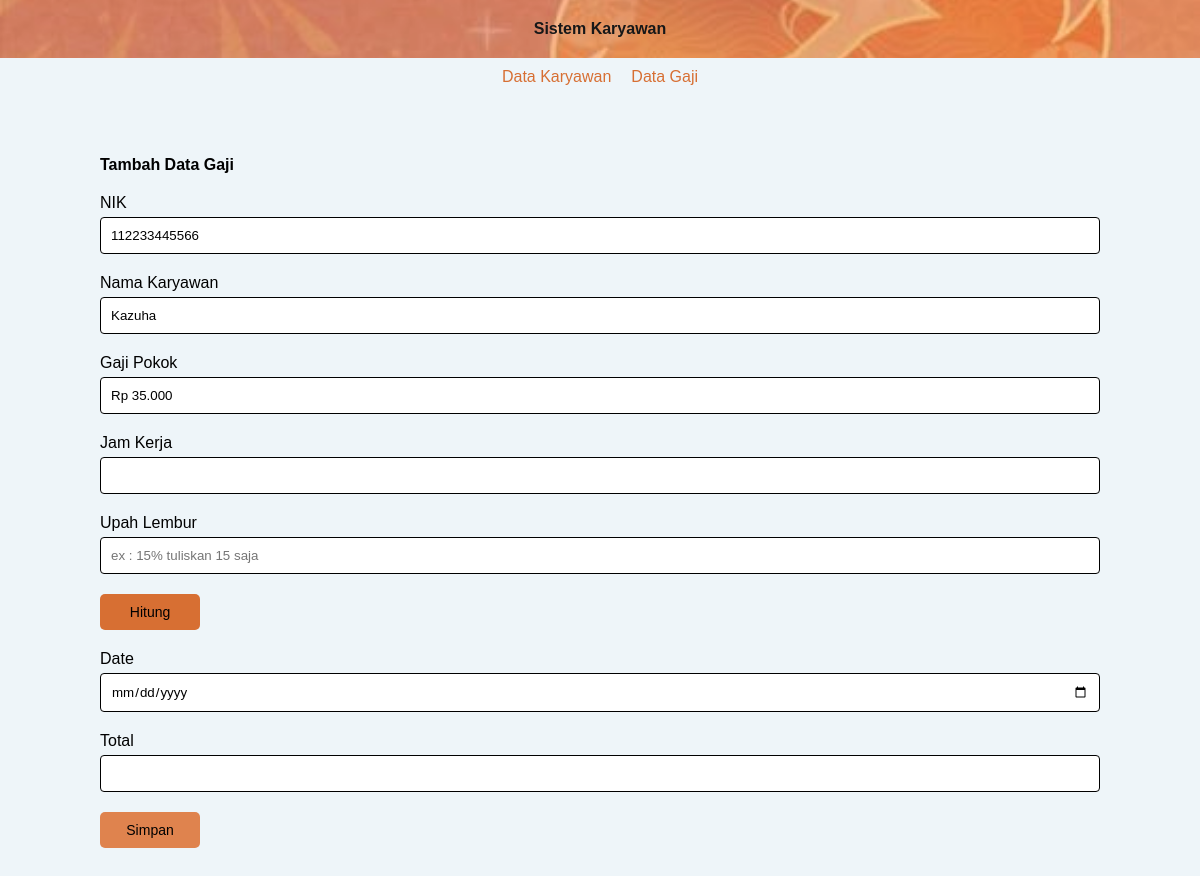
/add_gaji.php?nik=112233445566, run on the app's committed database.
### tables this page shows
CREATE TABLE `user` (
  `nik` char(13) NOT NULL,
  `nama_lengkap` varchar(200) NOT NULL,
  `alamat` varchar(200) NOT NULL,
  `gaji_pokok` double NOT NULL
);

### KaryawanHandler.php (called while the page is built, shortened)
<?php
class KaryawanHandler {
  private $pdo;
  public function __construct($pdo){
    $this->pdo =$pdo;
  }
  public function singleData($nik){
    $stmt = $this->pdo->query("SELECT nik,nama_lengkap,gaji_pokok FROM user WHERE nik = $nik");
    return $stmt->fetchAll(PDO::FETCH_ASSOC);
  }
}

### function.php (called while the page is built)
<?php
function rupiah($angka){
	$hasil_rupiah = "Rp " . number_format($angka,0,',','.');
	return $hasil_rupiah;
}

### add_gaji.php (the view, shortened to what this page needs)
<?php
require_once 'function.php';
require_once 'KaryawanHandler.php';
if(isset($_GET['nik'])){
  $obj = new KaryawanHandler($pdo);
  $data = $obj->singleData($_GET['nik']);
}
?>
<!DOCTYPE html>
<html lang="en">
<head>
  <link rel="stylesheet" href="style.css?<?php echo time();?>">
</head>
<body>
<header>
    <h4>Sistem Karyawan</h4>
</header>
<nav>
  <a class="active" aria-current="page" href="./index.php">
      <span>Data Karyawan</span>
  </a>
  <a class="" href="./gaji.php">
      <span>Data Gaji</span>
  </a>
</nav>
<section style="margin-top:60px; margin-bottom:100px;" class="content">
  <div class="title">
    <h4>Tambah Data Gaji</h4>
  </div>
  <form action="./proses_add_gaji.php" method="post">
    <div class="col-12">
      <label for="">NIK</label>
      <input type="text" class="input" name="nik" id="nik" required readonly value="<?=$data[0]['nik']?>">
    </div>
    <div class="col-12">
        <label for="nama" class="form-label">Nama Karyawan</label>
        <input type="text" class="input" id="nama" name="nama_lengkap" readonly value="<?=$data[0]['nama_lengkap']?>">
    </div>
    <div class="col-12">
        <label for="gaji_pokok" class="form-label">Gaji Pokok</label>
        <input type="text" class="input" id="gaji_pokok" name="gaji_pokok" readonly value="<?= rupiah($data[0]['gaji_pokok'])?>">
    </div>
    <div class="col-12" id="col_jam">
    <label for="jam_kerja" class="form-label">Jam Kerja</label>
    <input type="number" class="input" id="jam_kerja" name="jam_kerja" required>
  </div>
  <div class="col-12 d-none" id="col_upah">
    <label for="upah_lembur" class="form-label">Upah Lembur</label>
    <input type="number" class="input" id="upah_lembur" name="upah_lembur" placeholder="ex : 15% tuliskan 15 saja">
  </div>
  <button type="button" class="btn_hitung col-2" id="hitung">Hitung</button>
  <div class="col-12">
    <label for="date" class="form-label">Date</label>
    <input type="date" class="input" id="date" name="date" required>
  </div>
  <div class="col-12">
    <label for="total" class="form-label">Total</label>
    <input type="text" class="input" id="total" name="total" readonly required>
  </div>
    <button type="submit" class="btn_add col-2" >Simpan</button>
  </form>
</section>
</body>
</html>

### style.css (style rules this page uses)
:root { --primary : #d76f33; --secondary:#EEF5F9; --gray:gray; --success:#df834e; --warning:#df834e; --black : rgb(0, 0, 0); }
* { margin: 0; font-family:'Franklin Gothic Medium', 'Arial Narrow', Arial, sans-serif }
body { background-color: var(--secondary); }
header { display: flex; justify-content:space-around; align-items: center; padding:20px 0; color: var(--white); flex-direction: column; background-image: url('IMAGE2.jpg'); background-repeat: no-repeat; background-size: cover; background-position: center center; background-color: #131313; opacity: 0.9; }
header h4 { margin: 0; }
nav { background-color: var(--white); padding:10px 0; display: flex; justify-content:center; align-items:center; gap:20px; }
nav a { text-decoration: none; color: var(--primary); }
section { margin:0 100px; display: flex; flex-direction: column; gap:20px; }
section .title { display: flex; justify-content: space-between; align-items: center; }
.btn_add { text-decoration: none; background-color:var(--success); color: var(--white); padding:10px 15px; border-radius:5px; border: none; font-size: 14px; cursor: pointer; }
.btn_hitung { text-decoration: none; background-color:var(--primary); color: var(--white); padding:10px 15px; border-radius:5px; border: none; font-size: 14px; }
form { display: flex; flex-direction: column; gap:20px; }
.col-12 { display: flex; flex-direction: column; gap:5px; width: 100%; }
.col-2 { width: 10%; }
.col-12 .input { padding: 10px; display: inline-block; border: 1px solid #000000; border-radius: 4px; box-sizing: border-box; }

### data on the page
user: nik "112233445566", nama_lengkap "Kazuha", gaji_pokok "Rp 35.000"
